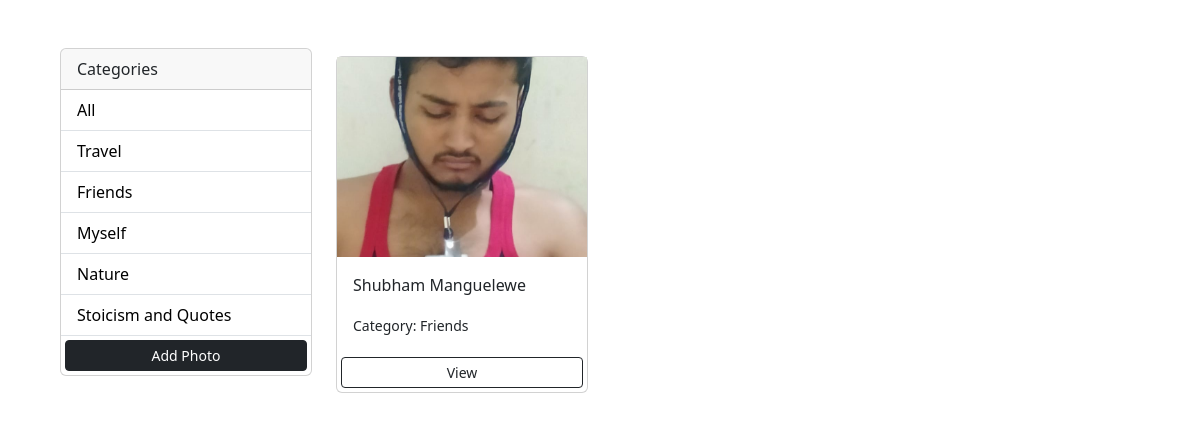
The page /?category=Friends on the database its author committed.
### photos/models.py (models this page shows, shortened)
class Category(models.Model):
    name=models.CharField(max_length=100, null=False, blank=False)

class Photo(models.Model):
    category=models.ForeignKey(Category,on_delete=models.SET_NULL,null=True, blank=True)
    image=models.ImageField(null=False,blank=False)
    description=models.TextField()

### photos/views.py (the view)
# urls.py: path('',views.gallery,name='gallery'),
def gallery(request):
    category=request.GET.get('category')
    if category == None:
        photos=Photo.objects.all()
    else:
        photos=Photo.objects.filter(category__name=category)
    categories=Category.objects.all()
    context={'categories':categories, 'photos':photos}
    return render(request,'photos/gallery.html',context)

### photos/templates/photos/gallery.html (shortened to what this page needs)
<!DOCTYPE html>
<html lang="en">
<head>
    <link href="https://cdn.jsdelivr.net/npm/bootstrap@5.3.2/dist/css/bootstrap.min.css" rel="stylesheet">
  </head>
<body class="m-5">
    <div class="container">
        <div class="row">
            <div class="col-md-3">
                <div class="card">
                    <div class="card-header">
                        Categories
                    </div>
                    <ul class="list-group list-group-flush">
                      <li class="list-group-item">
                        <a href="{% url 'gallery' %}">All</a>
                      </li>
                      {%for category in categories%}
                      <li class="list-group-item">
                        <a href="{% url 'gallery' %}?category={{category.name}}">
                          {{category.name}}
                        </a>
                      </li>
                      {%endfor%}
                      <a href="{%url 'addphoto'%}" class="btn btn-dark btn-block btn-sm m-1">Add Photo</a>
                    </ul>
                  </div>
            </div>
            <div class="col-md-9">
                <div class="row">
                  {%for photo in photos%}
                  <div class="col-md-4">
                    <div class="card my-2">
                        <img class="image-thumbail" src="{{photo.image.url}}" alt="Card image cap">
                        <div class="card-body">
                          <p class="card-text">{{photo.description}}</p>
                          <small>Category: {{photo.category.name}}</small>
                        </div>
                        <a href="{% url 'photo' photo.id %}" class="btn btn-outline-dark btn-sm m-1">View</a>
                    </div>
                  </div>
                {%empty%}
                <h3>No Photos...</h3>
                  {%endfor%}
                </div>
            </div>
        </div>
    </div>
</body>
</html>

### photos/templates/photos/gallery.html (style rules this page uses)
.image-thumbail { height: 200px; object-fit: cover; }
.list-group-item a { text-decoration: none; color: black; }

### rows shown on the page
Category: name "Travel"
Category: name "Friends"
Category: name "Myself"
Category: name "Nature"
Category: name "Stoicism and Quotes"
Photo: image (picture), description "Shubham Manguelewe", category.name "Friends"
